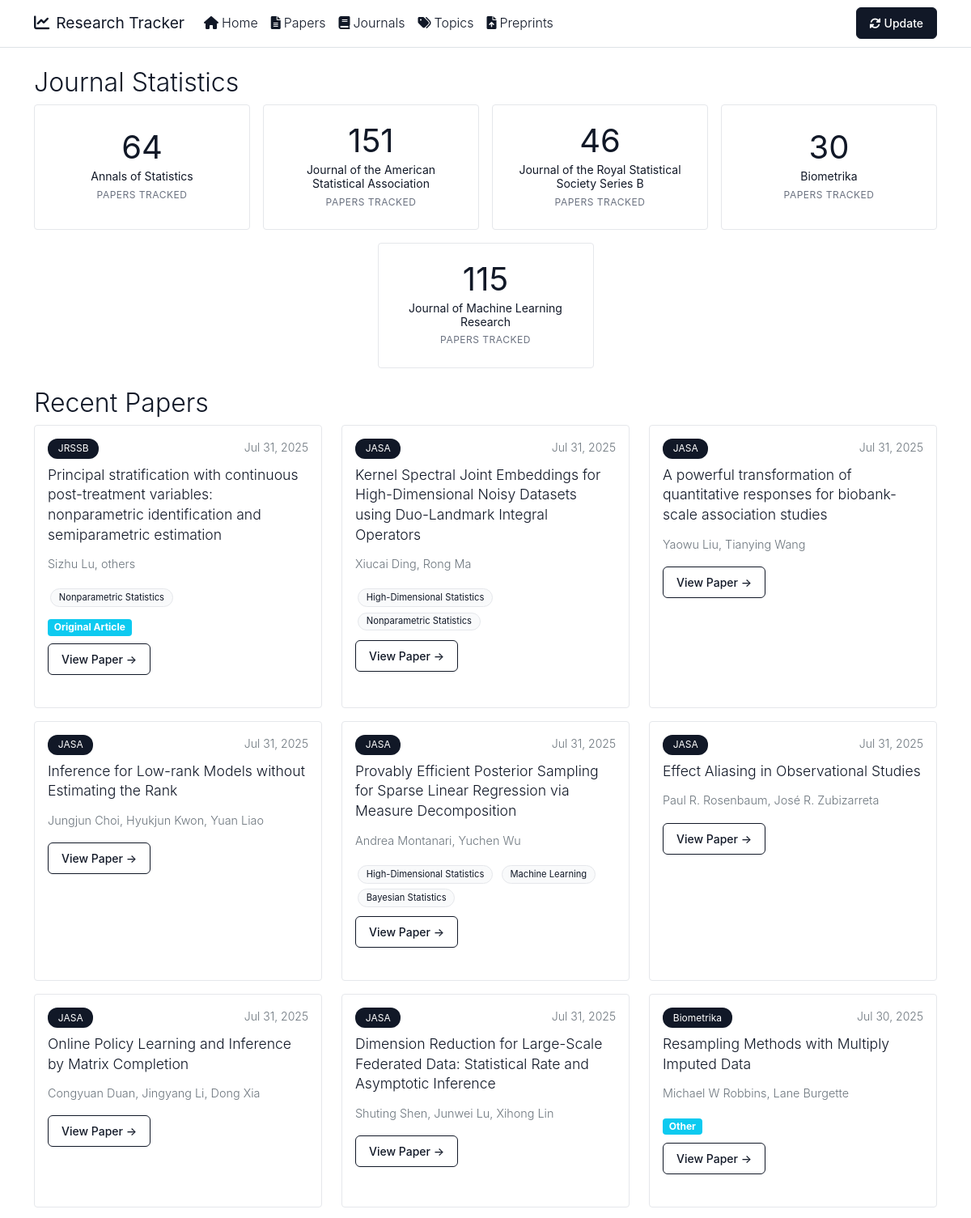
The page / (upper part) on the database its author committed.
### app/models.py (models this page shows)
class Journal(Base):
    __tablename__ = 'journals'
    id = Column(Integer, primary_key=True, index=True)
    name = Column(String(100), unique=True, index=True)
    abbreviation = Column(String(20), unique=True)
    url = Column(String(500))
    papers_url = Column(String(500))
    papers = relationship("Paper", back_populates="journal")

class Paper(Base):
    __tablename__ = 'papers'
    id = Column(Integer, primary_key=True, index=True)
    title = Column(String(500), index=True)
    abstract = Column(Text, nullable=True)
    doi = Column(String(200), nullable=True, unique=True)
    url = Column(String(500), nullable=True)
    pdf_url = Column(String(500), nullable=True)
    bibtex = Column(Text, nullable=True)  # Store BibTeX citation
    publication_date = Column(DateTime, nullable=True)
    accepted_date = Column(DateTime, nullable=True)
    scraped_date = Column(DateTime, default=datetime.utcnow)
    section = Column(String(100), nullable=True)  # Added section field
    journal_id = Column(Integer, ForeignKey('journals.id'))
    journal = relationship("Journal", back_populates="papers")
    authors = relationship("Author", secondary=paper_authors, back_populates="papers", order_by=paper_authors.c.author_order)
    topics = relationship("Topic", secondary=paper_topics, back_populates="papers")

class Author(Base):
    __tablename__ = 'authors'
    id = Column(Integer, primary_key=True, index=True)
    name = Column(String(200), index=True)
    email = Column(String(200), nullable=True)
    affiliation = Column(String(500), nullable=True)
    papers = relationship("Paper", secondary=paper_authors, back_populates="authors")

class Topic(Base):
    __tablename__ = 'topics'
    id = Column(Integer, primary_key=True, index=True)
    name = Column(String(100), unique=True, index=True)
    description = Column(Text, nullable=True)
    papers = relationship("Paper", secondary=paper_topics, back_populates="topics")

### app/main.py (the view)
@app.get("/", response_class=HTMLResponse)
async def home(request: Request, db: Session = Depends(get_db)):
    recent_papers = db.query(Paper).order_by(
        desc(Paper.publication_date),
        desc(Paper.scraped_date)
    ).limit(20).all()
    journal_stats = db.query(
        Journal.name,
        func.count(Paper.id).label('paper_count')
    ).join(Paper).group_by(Journal.id).all()
    return templates.TemplateResponse("index.html", {
        "request": request,
        "recent_papers": recent_papers,
        "journal_stats": journal_stats
    })

### templates/index.html (shortened to what this page needs)
{% extends "base.html" %}
{% block content %}
<div class="row mb-4">
    <div class="col-12">
        <h2>Journal Statistics</h2>
        {% if journal_stats %}
        <div class="row g-3 justify-content-center">
            {% for journal_name, paper_count in journal_stats %}
            <div class="col-sm-6 col-md-4 col-lg-3">
                <div class="stat-card h-100">
                    <div class="stat-number">{{ paper_count }}</div>
                    <div class="stat-title">{{ journal_name }}</div>
                    <div class="stat-label">papers tracked</div>
                </div>
            </div>
            {% endfor %}
        </div>
        {% else %}
        <div class="empty-state">
            <i class="fas fa-chart-bar"></i>
            <h5>No statistics available yet</h5>
            <p>Click "Update" to start tracking papers from journals</p>
        </div>
        {% endif %}
    </div>
</div>
<div class="row">
    <div class="col-12">
        <h2>Recent Papers</h2>
        {% if recent_papers %}
        <div class="row">
            {% for paper in recent_papers %}
            <div class="col-md-6 col-lg-4 mb-3">
                <div class="card paper-card h-100">
                    <div class="card-body">
                        <div class="d-flex justify-content-between align-items-start mb-2">
                            <span class="badge bg-primary journal-badge">{{ paper.journal.abbreviation if paper.journal else 'Unknown' }}</span>
                            <small class="text-muted">{{ paper.publication_date.strftime('%b %d, %Y') if paper.publication_date else (paper.scraped_date.strftime('%b %d, %Y') if paper.scraped_date else '') }}</small>
                        </div>
                        <h5 class="card-title">
                            <a href="/paper/{{ paper.id }}" class="text-decoration-none">{{ paper.title }}</a>
                        </h5>
                        {% if paper.authors %}
                        <p class="card-text authors-list text-muted small">
                            {{ (paper.authors | format_authors)[:3] | join(', ') }}
                        </p>
                        {% endif %}
                        {% if paper.topics %}
                        <div class="mb-2">
                            {% for topic in paper.topics[:3] %}
                            <span class="badge bg-secondary topic-tag">{{ topic.name }}</span>
                            {% endfor %}
                        </div>
                        {% endif %}
                        {% if paper.section %}
                        <div class="mb-2">
                            <span class="badge bg-info">{{ paper.section }}</span>
                        </div>
                        {% endif %}
                        {% if paper.url %}
                        <a href="{{ paper.url }}" class="btn btn-sm btn-outline-primary" target="_blank">
                            View Paper →
                        </a>
                        {% endif %}
                    </div>
                </div>
            </div>
            {% endfor %}
        </div>
        {% else %}
        <div class="text-center py-5">
            <p class="text-muted">No papers found. Click the "Update" button to scrape for recent papers.</p>
        </div>
        {% endif %}
    </div>
</div>
{% endblock %}

### static/style.css (style rules this page uses)
:root { --primary-color: #111827; --secondary-color: #111827; --accent-color: #6b7280; --success-color: #059669; --warning-color: #d97706; --light-bg: #f9fafb; --dark-text: #111827; --border-radius: 8px; --box-shadow: 0 1px 3px rgba(0,0,0,0.05); }
body { font-family: -apple-system, BlinkMacSystemFont, 'Segoe UI', Roboto, sans-serif; line-height: 1.6; color: var(--dark-text); font-weight: 300; }
h1, h2, h3, h4, h5, h6 { font-weight: 300; color: var(--dark-text); }
.card { border: 1px solid #e5e7eb; border-radius: 4px; box-shadow: none; transition: all 0.2s ease; height: 100%; }
.paper-card { margin-bottom: 1.5rem; }
.paper-card .card-title { font-size: 1.1rem; line-height: 1.4; margin-bottom: 0.75rem; }
.paper-card .card-title a { color: var(--dark-text); text-decoration: none; }
.stat-card { text-align: center; padding: 1.5rem; background: white; border-radius: 4px; border: 1px solid #e5e7eb; transition: all 0.2s ease; display: flex; flex-direction: column; justify-content: center; min-height: 120px; }
.stat-number { font-size: 2.5rem; font-weight: 400; color: var(--primary-color); margin-bottom: 0.5rem; line-height: 1; }
.stat-title { font-size: 0.875rem; font-weight: 400; color: var(--dark-text); margin-bottom: 0.25rem; line-height: 1.2; }
.stat-label { color: #6b7280; font-size: 0.75rem; text-transform: uppercase; letter-spacing: 0.5px; font-weight: 400; }
.journal-badge { background: var(--primary-color) !important; font-size: 0.75rem; padding: 0.4rem 0.8rem; border-radius: 12px; font-weight: 400; color: white !important; }
.topic-tag { background: var(--light-bg) !important; color: var(--dark-text) !important; border: 1px solid #e5e7eb; font-size: 0.7rem; padding: 0.3rem 0.6rem; border-radius: 12px; margin: 0.2rem; display: inline-block; font-weight: 400; }
.btn { border-radius: 4px; padding: 0.5rem 1rem; font-weight: 400; transition: all 0.2s ease; font-size: 0.875rem; border-width: 1px; }
.btn-outline-primary { color: var(--primary-color); border-color: var(--primary-color); font-weight: 500; border-radius: 6px; }
.authors-list { color: #6c757d; font-size: 0.9rem; }

### rows shown on the page
Journal: paper_count "64", name "Annals of Statistics"
Journal: paper_count "151", name "Journal of the American Statistical Association"
Journal: paper_count "46", name "Journal of the Royal Statistical Society Series B"
Journal: paper_count "30", name "Biometrika"
Journal: paper_count "115", name "Journal of Machine Learning Research"
Paper: journal "JRSSB", publication_date "Jul 31, 2025", title "Principal stratification with continuous post-treatment variables: nonparametric identification and semiparametric estimation", section "Original Article"
Author: name.name "Sizhu Lu, others"
Topic: name "Nonparametric Statistics"
Paper: journal "JASA", publication_date "Jul 31, 2025", title "Kernel Spectral Joint Embeddings for High-Dimensional Noisy Datasets using Duo-Landmark Integral Operators"
Author: name.name "Xiucai Ding, Rong Ma"
Topic: name "High-Dimensional Statistics"
Paper: journal "JASA", publication_date "Jul 31, 2025", title "A powerful transformation of quantitative responses for biobank-scale association studies"
Author: name.name "Yaowu Liu, Tianying Wang"
Paper: journal "JASA", publication_date "Jul 31, 2025", title "Inference for Low-rank Models without Estimating the Rank"
Author: name.name "Jungjun Choi, Hyukjun Kwon, Yuan Liao"
Paper: journal "JASA", publication_date "Jul 31, 2025", title "Provably Efficient Posterior Sampling for Sparse Linear Regression via Measure Decomposition"
Author: name.name "Andrea Montanari, Yuchen Wu"
Topic: name "Machine Learning"
Topic: name "Bayesian Statistics"
Paper: journal "JASA", publication_date "Jul 31, 2025", title "Effect Aliasing in Observational Studies"
Author: name.name "Paul R. Rosenbaum, José R. Zubizarreta"
Paper: journal "JASA", publication_date "Jul 31, 2025", title "Online Policy Learning and Inference by Matrix Completion"
Author: name.name "Congyuan Duan, Jingyang Li, Dong Xia"
Paper: journal "JASA", publication_date "Jul 31, 2025", title "Dimension Reduction for Large-Scale Federated Data: Statistical Rate and Asymptotic Inference"
Author: name.name "Shuting Shen, Junwei Lu, Xihong Lin"
Paper: journal "Biometrika", publication_date "Jul 30, 2025", title "Resampling Methods with Multiply Imputed Data", section "Other"
Author: name.name "Michael W Robbins, Lane Burgette"
